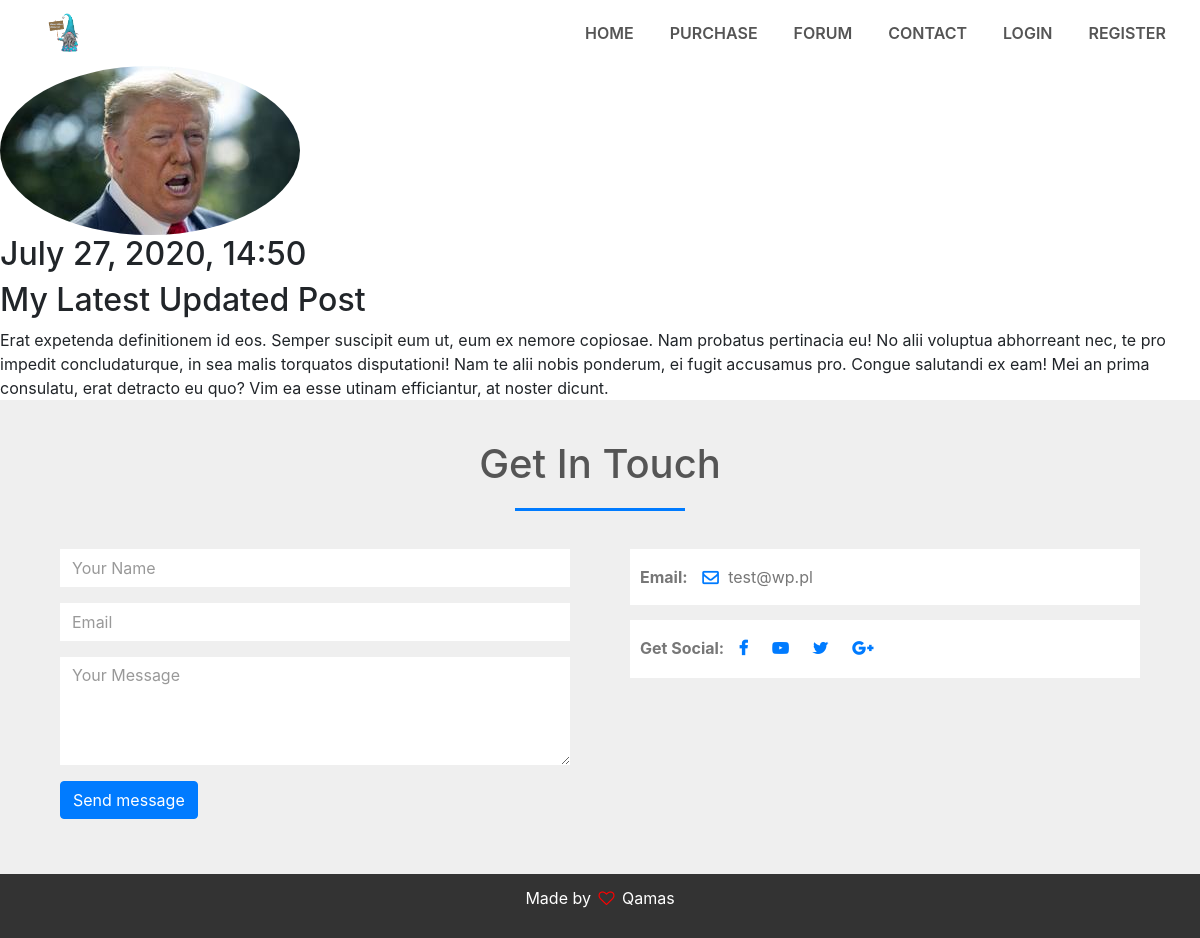
The page /post/29/ on the database its author committed.
### bot/models.py (models this page shows, shortened)
class Post(models.Model):
    title = models.CharField(max_length=100)
    content = models.TextField()
    date_posed = models.DateTimeField(default=timezone.now)
    author = models.ForeignKey(User, on_delete=models.CASCADE)

### users/models.py (models this page shows, shortened)
class Profile(models.Model):
    user = models.OneToOneField(User, on_delete=models.CASCADE)
    image = models.ImageField(default='default.jpg', upload_to='profile_pics')

### bot/views.py (the view)
# urls.py: path('post/<int:pk>/', PostDetailView.as_view(), name='post-detail'),
class PostDetailView(DetailView):
    model = Post

### bot/templates/bot/post_detail.html (shortened to what this page needs)
{% extends "bot/base.html" %} {% load static %} {% block content %}
<img class="rounded-circle" src="{{ object.author.profile.image.url }}">
<a class="mr-2" href="{% url 'user-posts' object.author.username %}">{{ object.author }}</a>
<h2>{{ object.date_posed|date:"F d, Y, H:i"}}</h2>
<h2>{{ object.title }}</h2>
{{ object.content }} {% endblock content %}

### bot/static/bot/style.css (style rules this page uses)
* { margin: 0; padding: 0; }
a { text-decoration: none!important; color: #fff!important; }
::placeholder { color: #999 !important; }

### rows shown on the page
Post: author.profile.image (picture), date_posed "July 27, 2020, 14:50", title "My Latest Updated Post", content "Erat expetenda definitionem id eos. Semper suscipit eum ut, eum ex nemore copiosae. Nam probatus pertinacia eu! No alii voluptua abhorreant nec, te pro impedit concludaturque, in sea malis torquatos disputationi! Nam te alii nobis ponderum, ei fugit accusamus pro. Congue salutandi ex eam! Mei an prima consulatu, erat detracto eu quo? Vim ea esse utinam efficiantur, at noster dicunt."
